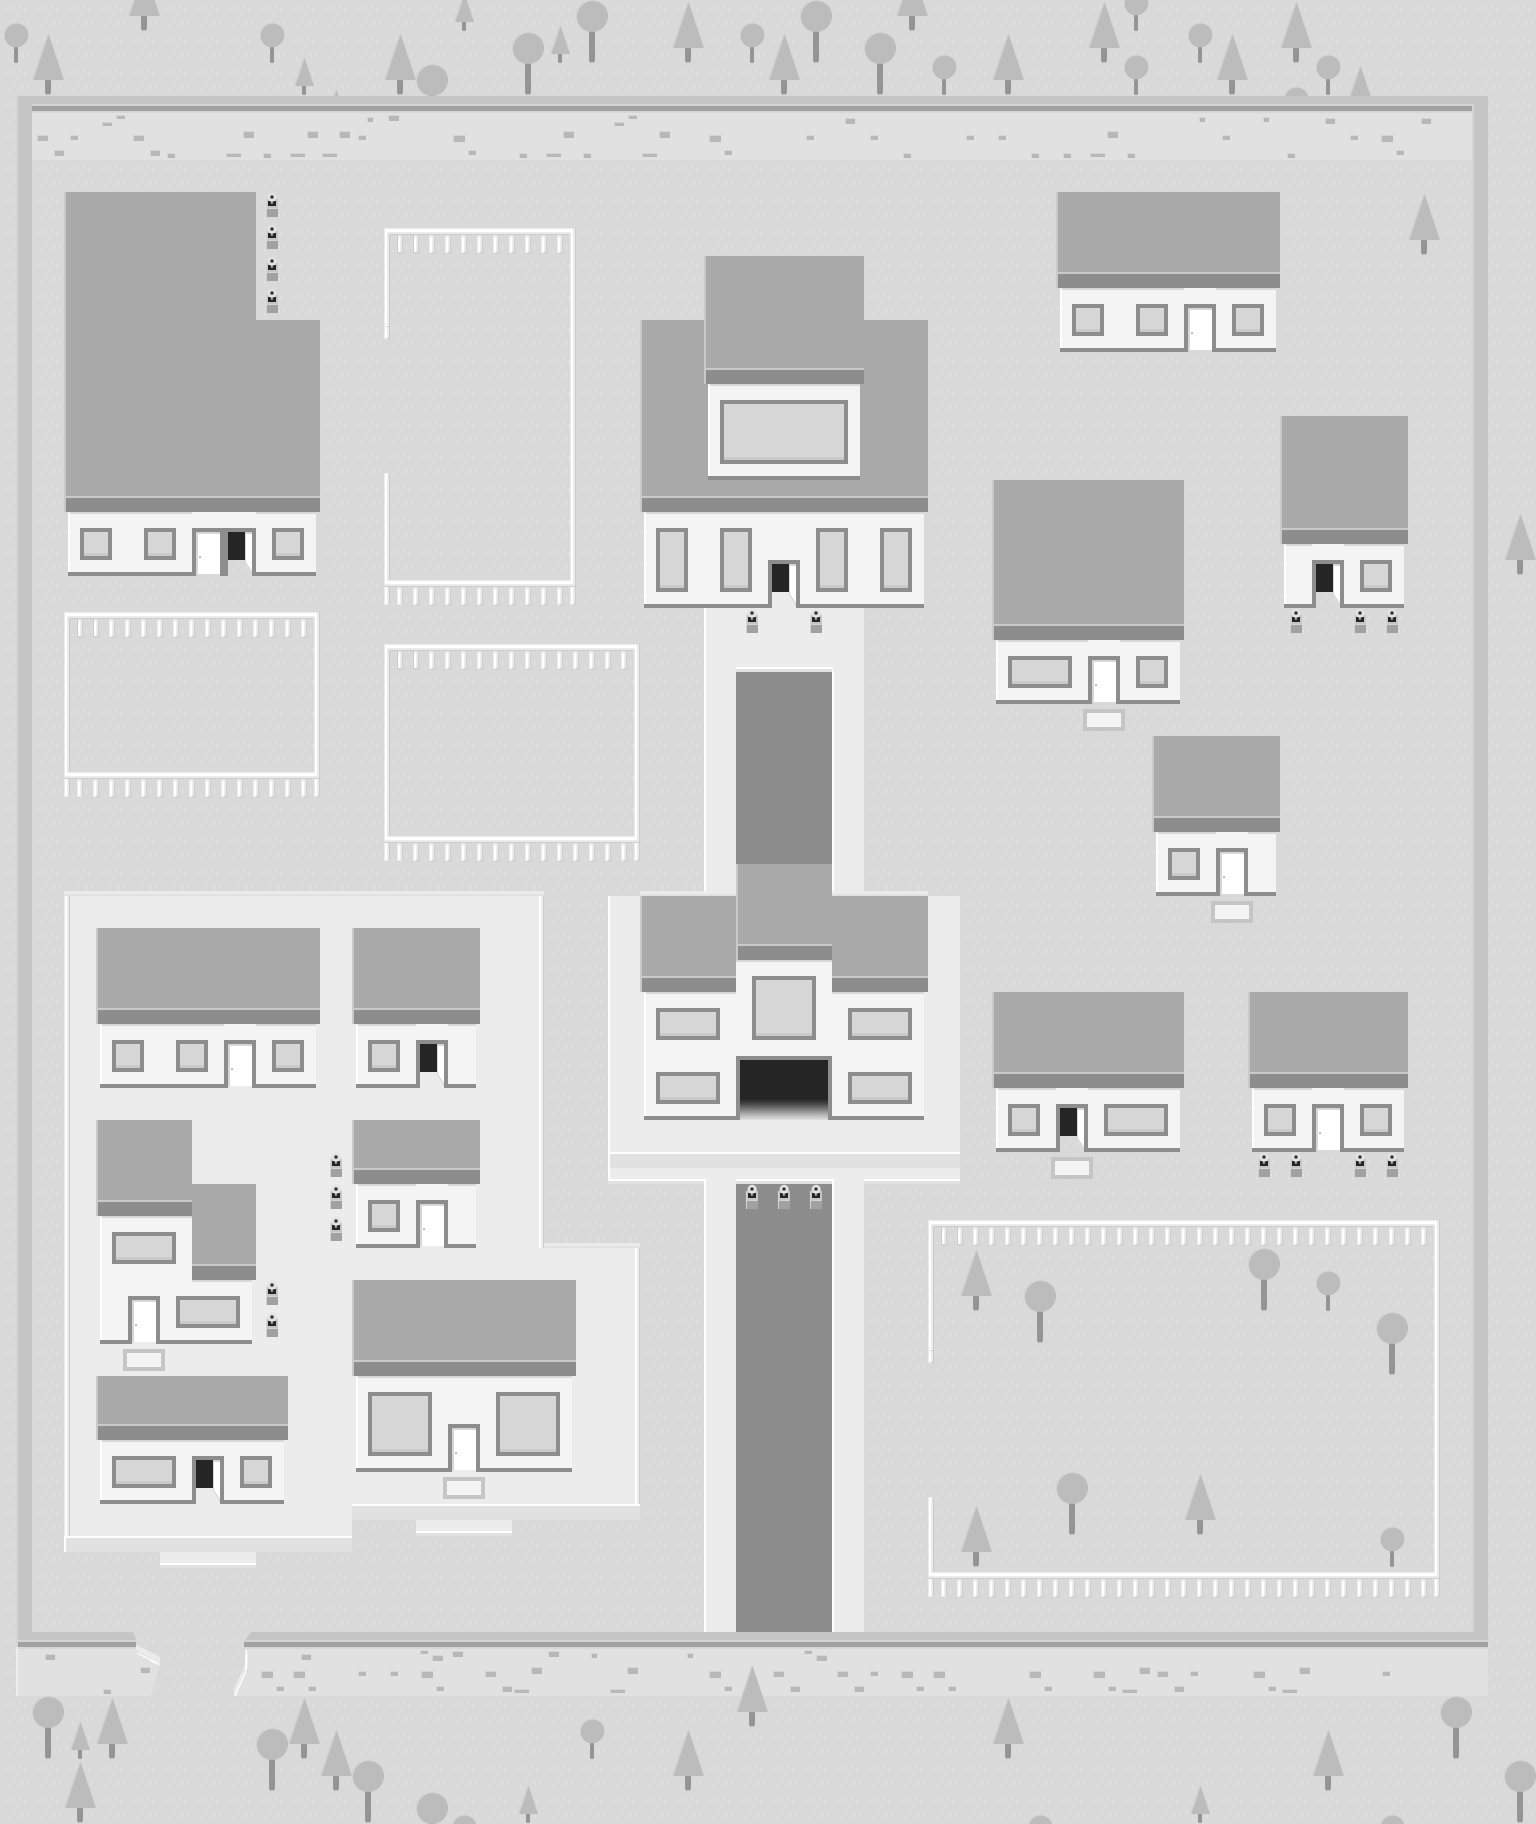

Rendered tile map (Tiled .tmx) drawn with the repository's tilesets; below, a short description and the map source with its tile grids summarised:
An orthogonal 48x57 tile map with 32x32 px tiles, 3 tile layers (ground1, ground2, foreground).

<map version="1.0" orientation="orthogonal" width="48" height="57" tilewidth="32" tileheight="32">
 <tileset firstgid="1" name="tileset_village" tilewidth="32" tileheight="32">
  <image source="tileset_village.png" width="640" height="320" />
  <tile id="0">
   <properties>
    <property name="passable" value="False" />
   </properties>
  </tile>
  <tile id="1">
   <properties>
    <property name="passable" value="False" />
   </properties>
  </tile>
  <tile id="2">
   <properties>
    <property name="passable" value="False" />
   </properties>
  </tile>
  <tile id="3">
   <properties>
    <property name="Passable" value="false" />
   </properties>
  </tile>
  <tile id="4">
   <properties>
    <property name="passable" value="False" />
   </properties>
  </tile>
  <tile id="5">
   <properties>
    <property name="passable" value="False" />
   </properties>
  </tile>
  <tile id="6">
   <properties>
    <property name="passable" value="True" />
   </properties>
  </tile>
  <tile id="7">
   <properties>
    <property name="passable" value="True" />
   </properties>
  </tile>
  <tile id="8">
   <properties>
    <property name="passable" value="True" />
   </properties>
  </tile>
  <tile id="9">
   <properties>
    <property name="passable" value="True" />
   </properties>
  </tile>
  <tile id="10">
   <properties>
    <property name="door" value="True" />
    <property name="door_destination" value="18 1" />
    <property name="door_map" value="grassland" />
    <property name="passable" value="True" />
   </properties>
  </tile>
  <tile id="11">
   <properties>
    <property name="passable" value="True" />
   </properties>
  </tile>
  <tile id="12">
   <properties>
    <property name="passable" value="True" />
   </properties>
  </tile>
  <tile id="13">
   <properties>
    <property name="passable" value="True" />
   </properties>
  </tile>
  <tile id="20">
   <properties>
    <property name="passable" value="False" />
   </properties>
  </tile>
  <tile id="21">
   <properties>
    <property name="passable" value="False" />
   </properties>
  </tile>
  <tile id="22">
   <properties>
    <property name="passable" value="False" />
   </properties>
  </tile>
  <tile id="23">
   <properties>
    <property name="passable" value="false" />
   </properties>
  </tile>
  <tile id="25">
   <properties>
    <property name="passable" value="True" />
   </properties>
  </tile>
  <tile id="26">
   <properties>
    <property name="passable" value="True" />
   </properties>
  </tile>
  <tile id="27">
   <properties>
    <property name="passable" value="True" />
   </properties>
  </tile>
  <tile id="28">
   <properties>
    <property name="passable" value="True" />
   </properties>
  </tile>
  <tile id="29">
   <properties>
    <property name="passable" value="True" />
   </properties>
  </tile>
  <tile id="30">
   <properties>
    <property name="passable" value="True" />
   </properties>
  </tile>
  <tile id="32">
   <properties>
    <property name="passable" value="True" />
   </properties>
  </tile>
  <tile id="46">
   <properties>
    <property name="passable" value="False" />
   </properties>
  </tile>
  <tile id="54">
   <properties>
    <property name="passable" value="False" />
   </properties>
  </tile>
  <tile id="55">
   <properties>
    <property name="passable" value="False" />
   </properties>
  </tile>
  <tile id="56">
   <properties>
    <property name="passable" value="True" />
   </properties>
  </tile>
  <tile id="57">
   <properties>
    <property name="passable" value="False" />
   </properties>
  </tile>
  <tile id="58">
   <properties>
    <property name="passable" value="False" />
   </properties>
  </tile>
  <tile id="66">
   <properties>
    <property name="passable" value="False" />
   </properties>
  </tile>
  <tile id="67">
   <properties>
    <property name="passable" value="false" />
   </properties>
  </tile>
  <tile id="68">
   <properties>
    <property name="passable" value="False" />
   </properties>
  </tile>
  <tile id="69">
   <properties>
    <property name="passable" value="False" />
   </properties>
  </tile>
  <tile id="70">
   <properties>
    <property name="passable" value="True" />
   </properties>
  </tile>
  <tile id="71">
   <properties>
    <property name="passable" value="True" />
   </properties>
  </tile>
  <tile id="72">
   <properties>
    <property name="passable" value="False" />
   </properties>
  </tile>
  <tile id="73">
   <properties>
    <property name="passable" value="False" />
   </properties>
  </tile>
  <tile id="74">
   <properties>
    <property name="passable" value="False" />
   </properties>
  </tile>
  <tile id="75">
   <properties>
    <property name="passable" value="False" />
   </properties>
  </tile>
  <tile id="76">
   <properties>
    <property name="passable" value="False" />
   </properties>
  </tile>
  <tile id="77">
   <properties>
    <property name="passable" value="True" />
   </properties>
  </tile>
  <tile id="78">
   <properties>
    <property name="passable" value="False" />
   </properties>
  </tile>
  <tile id="86">
   <properties>
    <property name="passable" value="False" />
   </properties>
  </tile>
  <tile id="87">
   <properties>
    <property name="passable" value="False" />
   </properties>
  </tile>
  <tile id="88">
   <properties>
    <property name="passable" value="False" />
   </properties>
  </tile>
  <tile id="89">
   <properties>
    <property name="passable" value="False" />
   </properties>
  </tile>
  <tile id="90">
   <properties>
    <property name="passable" value="False" />
   </properties>
  </tile>
  <tile id="91">
   <properties>
    <property name="passable" value="False" />
   </properties>
  </tile>
  <tile id="92">
   <properties>
    <property name="passable" value="False" />
   </properties>
  </tile>
  <tile id="93">
   <properties>
    <property name="passable" value="False" />
   </properties>
  </tile>
  <tile id="94">
   <properties>
    <property name="passable" value="False" />
   </properties>
  </tile>
  <tile id="95">
   <properties>
    <property name="passable" value="False" />
   </properties>
  </tile>
  <tile id="96">
   <properties>
    <property name="passable" value="False" />
   </properties>
  </tile>
  <tile id="97">
   <properties>
    <property name="passable" value="False" />
   </properties>
  </tile>
  <tile id="98">
   <properties>
    <property name="passable" value="False" />
   </properties>
  </tile>
  <tile id="100">
   <properties>
    <property name="passable" value="True" />
   </properties>
  </tile>
  <tile id="101">
   <properties>
    <property name="passable" value="True" />
   </properties>
  </tile>
  <tile id="120">
   <properties>
    <property name="passable" value="True" />
   </properties>
  </tile>
  <tile id="121">
   <properties>
    <property name="passable" value="True" />
   </properties>
  </tile>
  <tile id="122">
   <properties>
    <property name="passable" value="True" />
   </properties>
  </tile>
  <tile id="123">
   <properties>
    <property name="passable" value="True" />
   </properties>
  </tile>
  <tile id="124">
   <properties>
    <property name="passable" value="True" />
   </properties>
  </tile>
  <tile id="125">
   <properties>
    <property name="passable" value="True" />
   </properties>
  </tile>
  <tile id="126">
   <properties>
    <property name="passable" value="True" />
   </properties>
  </tile>
  <tile id="127">
   <properties>
    <property name="passable" value="True" />
   </properties>
  </tile>
  <tile id="128">
   <properties>
    <property name="passable" value="True" />
   </properties>
  </tile>
  <tile id="186">
   <properties>
    <property name="door" value="True" />
    <property name="door_destination" value="11 3" />
    <property name="door_map" value="inside_house_gen_1" />
    <property name="passable" value="True" />
   </properties>
  </tile>
  <tile id="187">
   <properties>
    <property name="door" value="True" />
    <property name="door_destination" value="11 3" />
    <property name="door_map" value="inside_house_nod" />
    <property name="passable" value="True" />
   </properties>
  </tile>
  <tile id="188">
   <properties>
    <property name="door" value="True" />
    <property name="door_destination" value="11 3" />
    <property name="door_map" value="inside_house_gen_2" />
    <property name="passable" value="True" />
   </properties>
  </tile>
  <tile id="189">
   <properties>
    <property name="door" value="True" />
    <property name="door_destination" value="13 3" />
    <property name="door_map" value="inside_ceremony_hall" />
    <property name="passable" value="True" />
   </properties>
  </tile>
  <tile id="190">
   <properties>
    <property name="door" value="True" />
    <property name="door_destination" value="11 3" />
    <property name="door_map" value="inside_house_gen_3" />
    <property name="passable" value="True" />
   </properties>
  </tile>
  <tile id="191">
   <properties>
    <property name="door" value="True" />
    <property name="door_destination" value="11 3" />
    <property name="door_map" value="inside_house_gen_4" />
    <property name="passable" value="True" />
   </properties>
  </tile>
  <tile id="192">
   <properties>
    <property name="door" value="True" />
    <property name="door_destination" value="13 3" />
    <property name="door_map" value="inside_house_gen" />
    <property name="passable" value="True" />
   </properties>
  </tile>
 </tileset>
 <layer name="ground1" width="48" height="57">
  <data>[2736 cells, 2736 non-empty, 10 distinct tile ids]</data>
 </layer>
 <layer name="ground2" width="48" height="57">
  <data>[2736 cells, 2735 non-empty, 98 distinct tile ids]</data>
 </layer>
 <layer name="foreground" width="48" height="57">
  <data>[2736 cells, 195 non-empty, 13 distinct tile ids]</data>
 </layer>
</map>
